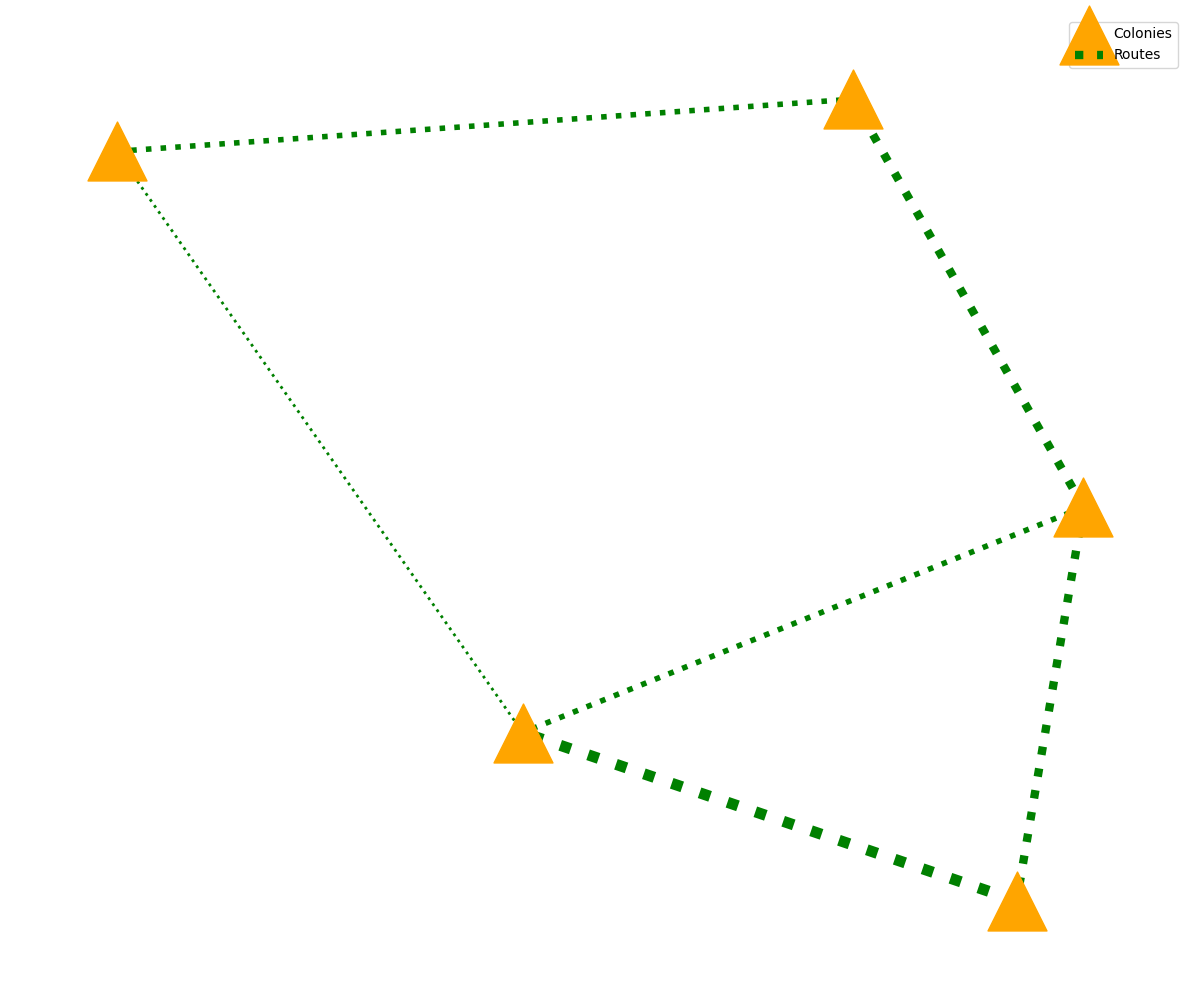

Python code for this plot:
import matplotlib.pyplot as plt
import networkx as nx

colonies = ['Alpha Terra', 'Beta Centauri', 'Gamma Orion', 'Epsilon Blade', 'Zeta Haven']

routes = {
    ('Alpha Terra', 'Beta Centauri'): 3,
    ('Alpha Terra', 'Gamma Orion'): 2,
    ('Gamma Orion', 'Epsilon Blade'): 1,
    ('Epsilon Blade', 'Zeta Haven'): 2,
    ('Zeta Haven', 'Alpha Terra'): 3,
    ('Beta Centauri', 'Gamma Orion'): 4,
}

G = nx.Graph()
G.add_nodes_from(colonies)
for (colony1, colony2), frequency in routes.items():
    G.add_edge(colony1, colony2, weight=frequency)

plt.figure(figsize=(12, 10))
pos = nx.spring_layout(G, seed=42)

# Randomized styling changes
nx.draw_networkx_nodes(G, pos, node_color='orange', node_shape='^', node_size=1800)
nx.draw_networkx_edges(
    G, pos,
    width=[G[u][v]['weight'] * 2 for u, v in G.edges()],
    edge_color='green',
    style='dotted'
)

# Adding legend
plt.legend(["Colonies", "Routes"], loc='upper right')

# Turn on grid
plt.grid(visible=True)

# Random border settings
plt.box(on=True)

# Removed axis
plt.axis('off')
plt.tight_layout()
plt.show()
